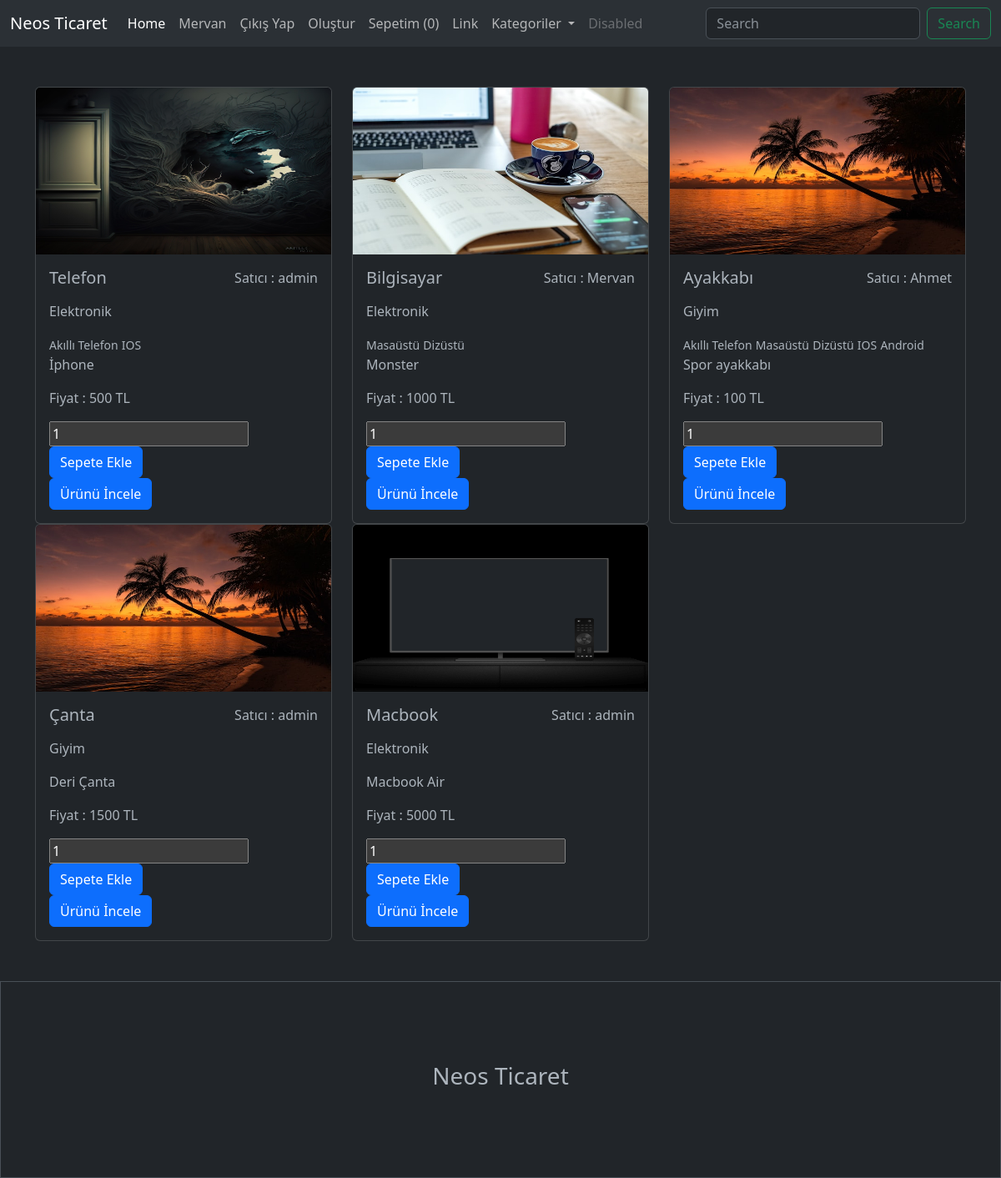
Screenshot of / (signed in) with the database file from the repository.
### urunler/models.py (models this page shows, shortened)
class Urun(models.Model):
    satici = models.ForeignKey(User, on_delete=models.CASCADE, null=True)
    kategori = models.ForeignKey(Kategori, on_delete=models.SET_NULL, null=True)
    altkategori = models.ManyToManyField(AltKategori)
    seriNo = models.OneToOneField(Tek, on_delete=models.CASCADE, null=True, blank=True)
    isim = models.CharField(max_length=100)
    aciklama = models.TextField(max_length=1000)
    fiyat = models.IntegerField()
    resim = models.FileField(upload_to = 'urunler/')

class Kategori(models.Model):
    isim = models.CharField(max_length=100)

class AltKategori(models.Model):
    isim = models.CharField(max_length=100)

### urunler/views.py (the view, shortened to what this page needs)
# urls.py: path('', index, name='index'),
def index(request):
    urunler = Urun.objects.all()
    kategoriler = Kategori.objects.all()
    search = ''
    context = {
        'product':urunler,
        'search':search,
        'kategoriler':kategoriler
    }
    return render(request, 'index.html', context)

### urunler/templates/index.html (shortened to what this page needs)
<!DOCTYPE html>
<html lang="en">
<head>
    <link href="https://cdn.jsdelivr.net/npm/bootstrap@5.3.0-alpha1/dist/css/bootstrap.min.css" rel="stylesheet">
</head>
<body data-bs-theme="dark">
    {% include "includes/_navbar.html" %}
    {% block content %}
    <div class="container mt-5">
        <div class="row">
            {% if product|length > 0 %}
            {% for urun in product %}
                <div class="col-4">
                    <div class="card">
                        <img src="{{urun.resim.url}}" height="200" class="card-img-top" alt="...">
                        <div class="card-body">
                            <div class="d-flex justify-content-between">
                                <h5 class="card-title">{{urun.isim}}</h5>
                                <p>Satıcı : {{urun.satici.username}}</p>
                            </div>
                            <p>{{urun.kategori.isim}}</p>
                            {% for alt in urun.altkategori.all %}
                                <small>{{alt.isim}}</small>
                            {% endfor %}
                            <p class="card-text">{{urun.aciklama}}</p>
                            <p>Fiyat : {{urun.fiyat}} TL</p>
                            <form action="" method="POST">
                                <input type="number" name="adet" value="1" id="">
                                <input type="submit" value="Sepete Ekle" class="btn btn-primary">
                            </form>
                            <a href="{% url 'urun' urun.id %}" class="btn btn-primary">Ürünü İncele</a>
                        </div>
                    </div>
                </div>
            {% endfor %}
            {% else %}
            <h1>Eşleşen ürün bulunmamaktadır</h1>
            {% endif %}
        </div>
    </div>
    {% endblock content %}
    {% include "includes/_footer.html" %}
</body>
</html>

### urunler/templates/includes/_navbar.html (shortened to what this page needs)
<nav class="navbar navbar-expand-lg bg-body-tertiary">
    <div class="container-fluid">
        <a class="navbar-brand" href="/">Neos Ticaret</a>
        <div class="collapse navbar-collapse" id="navbarSupportedContent">
            <ul class="navbar-nav me-auto mb-2 mb-lg-0">
            <li class="nav-item">
                <a class="nav-link active" aria-current="page" href="#">Home</a>
            </li>
            {% if user.is_authenticated %}
                <li class="nav-item">
                    <a class="nav-link text-capitalize" href="#">{{request.user}}</a>
                </li>
                <li class="nav-item">
                    <a class="nav-link" href="/cikis/">Çıkış Yap</a>
                </li>
                <li class="nav-item">
                    <a class="nav-link" href="/olustur/">Oluştur</a>
                </li>
                <li class="nav-item">
                    <a class="nav-link" href="/sepet/">Sepetim ({{request.user.sepet_set.all.count}})</a>
                </li>
            {% endif %}
            <li class="nav-item">
                <a class="nav-link" href="#">Link</a>
            </li>
            <li class="nav-item dropdown">
                <a class="nav-link dropdown-toggle" href="#" role="button" data-bs-toggle="dropdown" aria-expanded="false">
                    Kategoriler
                </a>
            </li>
            <li class="nav-item">
                <a class="nav-link disabled">Disabled</a>
            </li>
            </ul>
            <form class="d-flex" action="/" role="search" method="GET">
                <input class="form-control me-2" type="search" name="search" value="{{search}}" placeholder="Search" aria-label="Search">
                <button class="btn btn-outline-success" type="submit">Search</button>
            </form>
        </div>
    </div>
</nav>

### rows the page displays
Urun: resim (picture), isim "Telefon", satici.username "admin", kategori.isim "Elektronik", aciklama "İphone", fiyat "500"
AltKategori: isim "Akıllı Telefon"
AltKategori: isim "IOS"
Urun: resim (picture), isim "Bilgisayar", satici.username "Mervan", kategori.isim "Elektronik", aciklama "Monster", fiyat "1000"
AltKategori: isim "Masaüstü"
AltKategori: isim "Dizüstü"
Urun: resim (picture), isim "Ayakkabı", satici.username "Ahmet", kategori.isim "Giyim", aciklama "Spor ayakkabı", fiyat "100"
AltKategori: isim "Android"
Urun: resim (picture), isim "Çanta", satici.username "admin", kategori.isim "Giyim", aciklama "Deri Çanta", fiyat "1500"
Urun: resim (picture), isim "Macbook", satici.username "admin", kategori.isim "Elektronik", aciklama "Macbook Air", fiyat "5000"

### other values shown
{{ request.user }} "Mervan"
{{ request.user.sepet_set.all.count }} "0"
